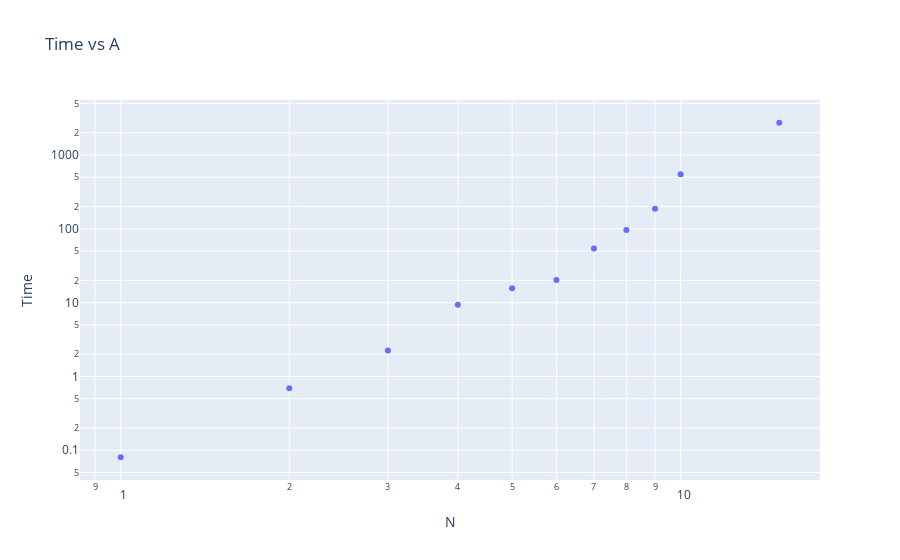

Notebook code cell kept with this figure:
### Code cell
px.scatter(dff, x='N', y='Time', title='Time vs A', log_x=True, log_y=True)

### Figure 1 — Plotly figure (JSON) as saved in the notebook; plotly's stock layout.template omitted (floating-point values rounded to 4 significant figures)
{"data": [{"hovertemplate": "N=%{x}<br>Time=%{y}<extra></extra>", "legendgroup": "", "marker": {"color": "#636efa", "symbol": "circle"}, "mode": "markers", "name": "", "orientation": "v", "showlegend": false, "type": "scatter", "x": [1, 2, 3, 4, 5, 6, 7, 8, 9, 10, 15], "xaxis": "x", "y": [0.08049, 0.6934, 2.25, 9.379, 15.6, 20.24, 53.95, 96.5, 187.1, 549.2, 2730.0], "yaxis": "y"}], "layout": {"legend": {"tracegroupgap": 0}, "title": {"text": "Time vs A"}, "xaxis": {"anchor": "y", "domain": [0, 1], "title": {"text": "N"}, "type": "log"}, "yaxis": {"anchor": "x", "domain": [0, 1], "title": {"text": "Time"}, "type": "log"}}}
